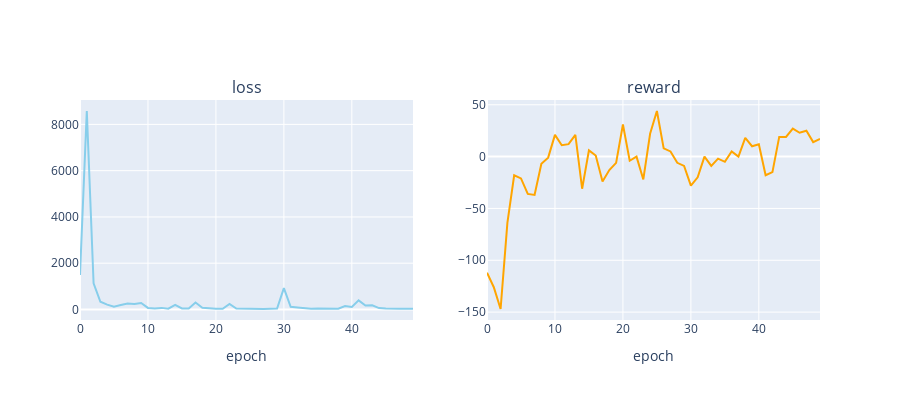

Source (notebook cell):
### Code cell
plot_loss_reward(total_losses, total_rewards)

### Figure 1 — Plotly figure (JSON) as saved in the notebook; plotly's stock layout.template omitted (floating-point values rounded to 4 significant figures)
{"data": [{"line": {"color": "skyblue"}, "mode": "lines", "type": "scatter", "xaxis": "x", "y": [1492.0, 8579.0, 1128.0, 334.8, 210.2, 118.6, 190.3, 253.6, 238.0, 282.2, 68.48, 46.71, 69.43, 35.62, 202.0, 42.51, 47.32, 298.9, 77.48, 47.06, 33.51, 29.04, 240.3, 38.53, 26.53, 29.85, 26.34, 20.92, 36.18, 42.42, 925.4, 113.5, 90.71, 61.31, 34.13, 39.44, 30.05, 22.01, 30.64, 145.9, 106.2, 394.8, 174.4, 179.4, 59.86, 41.34, 28.35, 33.51, 35.87, 27.83], "yaxis": "y"}, {"line": {"color": "orange"}, "mode": "lines", "type": "scatter", "xaxis": "x2", "y": [-112, -126, -147, -64, -18, -21, -36, -37, -7, -1, 21, 11, 12, 21, -31, 6, 1, -24, -13, -6, 31, -4, 0, -22, 22, 44, 8, 5, -6, -9, -28, -20, 0, -9, -2, -5, 5, 0, 18, 10, 12, -18, -15, 19, 19, 27, 23, 25, 14, 17], "yaxis": "y2"}], "layout": {"annotations": [{"font": {"size": 16}, "showarrow": false, "text": "loss", "x": 0.225, "xanchor": "center", "xref": "paper", "y": 1, "yanchor": "bottom", "yref": "paper"}, {"font": {"size": 16}, "showarrow": false, "text": "reward", "x": 0.775, "xanchor": "center", "xref": "paper", "y": 1, "yanchor": "bottom", "yref": "paper"}], "height": 400, "showlegend": false, "width": 900, "xaxis": {"anchor": "y", "domain": [0, 0.45], "title": {"text": "epoch"}}, "xaxis2": {"anchor": "y2", "domain": [0.55, 1], "title": {"text": "epoch"}}, "yaxis": {"anchor": "x", "domain": [0, 1]}, "yaxis2": {"anchor": "x2", "domain": [0, 1]}}}
